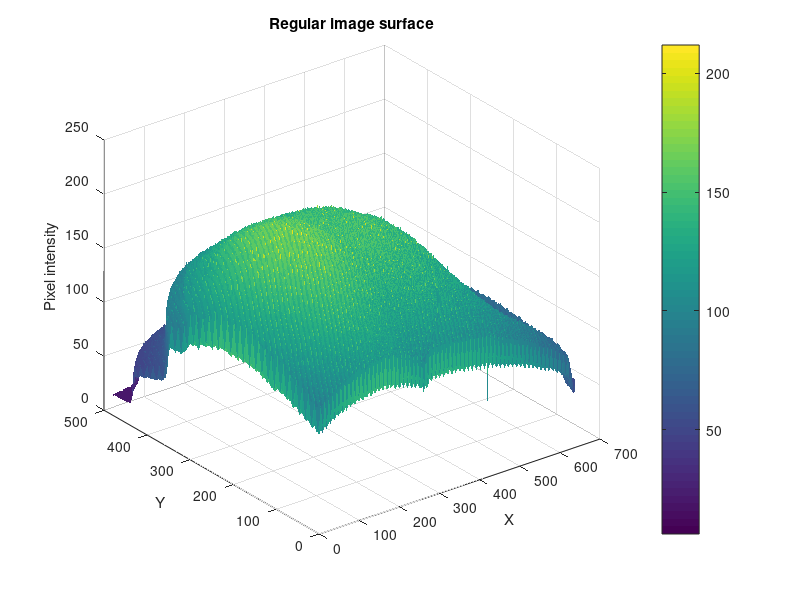
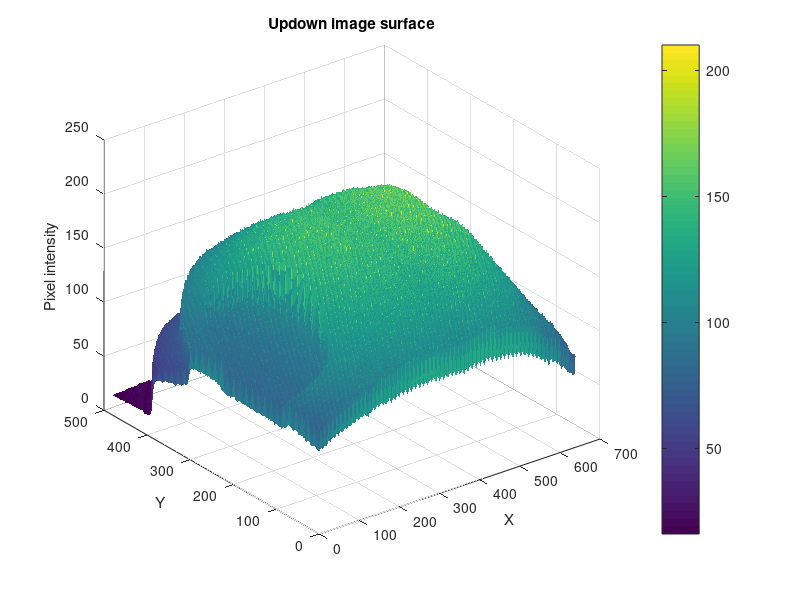
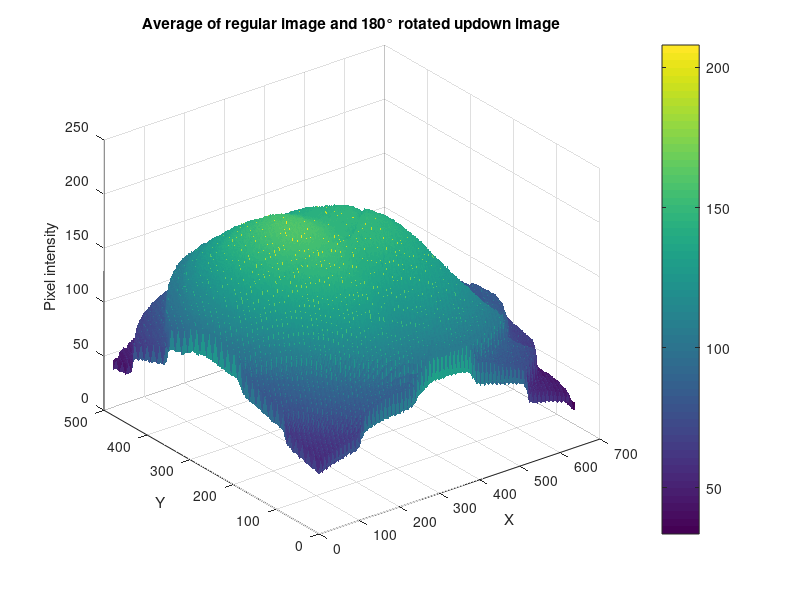
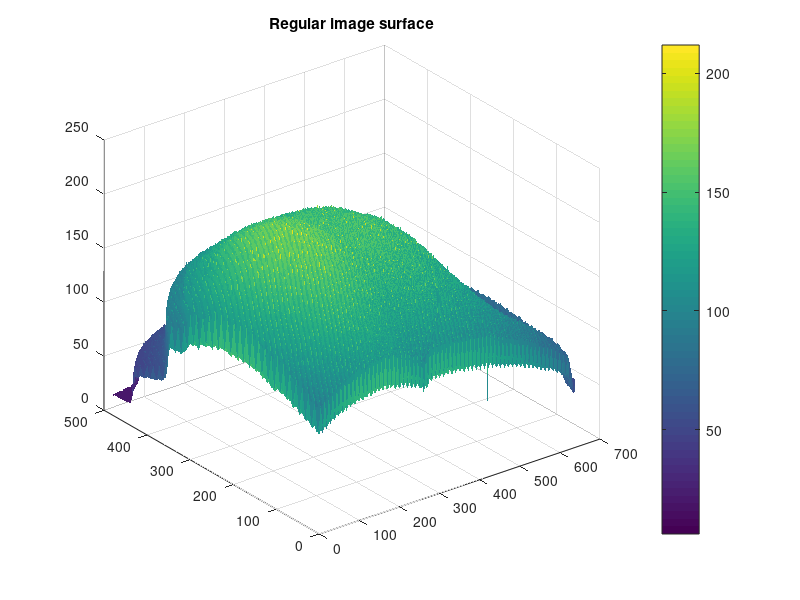

Write the MATLAB code that produced these figures, in order. (Note: this script raises an error after producing the figures.)
%% SurfacePlotsFF.m
% The code below creates 3D surface plots for each original image taken
% inside the integrating sphere, as well as for the average of these
% images. 

% Load .mat files (FIRST PAIR OF IMAGES)
% A = load('reg_sophia_world_frame.mat');
% B = load('updown_sophia_world_frame.mat');

% Load .mat files (SECOND PAIR OF IMAGES)
A = load('regularRotation.mat');
B = load('invertedRotation.mat');

Ireg = double(A.image);
Iup  = double(B.image);

% 3D surface plot for each original image
figure
surf(Ireg, 'EdgeColor', 'none')
title('Regular image surface')
xlabel('X'); ylabel('Y'); zlabel('Pixel intensity')
view(3); colorbar

figure
surf(Iup, 'EdgeColor', 'none')
title('Updown image surface')
xlabel('X'); ylabel('Y'); zlabel('Pixel intensity')
view(3); colorbar

% Rotate one image 180 degrees
Iup_rot = rot90(Iup, 2);

% Average rotated image with the other image
Iavg = (Ireg + Iup_rot) / 2;

% 3D surface plot of average image
figure
surf(Iavg, 'EdgeColor', 'none')
title('Average of regular image and 180° rotated updown image')
xlabel('X'); ylabel('Y'); zlabel('Pixel intensity')
view(3); colorbar

%% SurfacePlotsFF_NaNAwareAverage.m
% The code prompts the user to draw a mask of the obstructing baffle object 
% in each provided image. A NaN mask corresponding to the identified location
% is applied to both images before creating an average, like done so above.

clear; close all; clc

% A = load('reg_sophia_world_frame.mat');
% B = load('updown_sophia_world_frame.mat');

A = load('regularRotation.mat');
B = load('invertedRotation.mat');

Ireg = double(A.image);
Iup  = double(B.image);

% Plot original images
figure
surf(Ireg, 'EdgeColor', 'none')
title('Regular image surface')
view(3); colorbar

figure
surf(Iup, 'EdgeColor', 'none')
title('Updown image surface')
view(3); colorbar

% Draw baffle mask on regular image
figure
imshow(Ireg, [])
title('Draw baffle in regular image')
roi1 = drawfreehand;
mask_reg = createMask(roi1);

% Draw baffle mask on updown image BEFORE rotation
figure
imshow(Iup, [])
title('Draw baffle in updown image before rotation')
roi2 = drawfreehand;
mask_up = createMask(roi2);

% NaN out baffles
Ireg_nan = Ireg;
Iup_nan = Iup;

Ireg_nan(mask_reg) = NaN;
Iup_nan(mask_up) = NaN;

% Rotate updown image after masking
Iup_nan_rot = rot90(Iup_nan, 2);

% NaN-aware average across images
stack = cat(3, Ireg_nan, Iup_nan_rot);
Iavg_nan = mean(stack, 3, 'omitnan');

% Plot NaN-aware average
figure
imagesc(Iavg_nan)
axis image
colorbar
title('NaN-aware average')

figure
surf(Iavg_nan, 'EdgeColor', 'none')
title('NaN-aware average surface')
view(3); colorbar

%% COMPARE IMAGES (original)
figure

subplot(1,2,1)
imagesc(Ireg)
axis image
colorbar
title('Regular')

subplot(1,2,2)
imagesc(Iup)
axis image
colorbar
title('UpDown')

%% COMPARE IMAGES (rotated)
figure

subplot(1,2,1)
imagesc(Ireg)
axis image
colorbar
title('Regular')

subplot(1,2,2)
imagesc(rot90(Iup, 2))
axis image
colorbar
title('UpDown')
